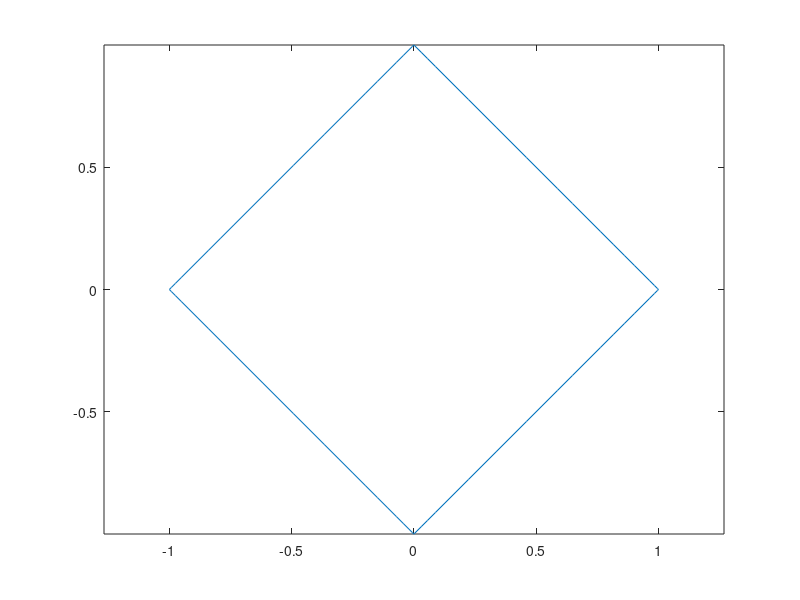

Here is the MATLAB script that generated this plot:
% complex plotting :)
clc; clear; close all;

f = @(z) abs(z - 1 + 1j);
x = linspace(0, 2*pi);
y = linspace(0, 2*pi);

z = complex(x, y);
plot(f(z))

%%
clc; clear; close all;

c = @(z) exp(z) + 1j - 1;

x = linspace(log(2),log(2));
y = linspace(0,2*pi);
z = complex(x, y);

plot(c(z)); axis equal; axis([-4,4,-4,4])


%%
clc; close; clear;
co = @(z) z^2 + 5*z + 6;

co(-2)
co(-3)

%%
clc; close; clear;
g = @(t) cos(t).*abs(cos(t)) + 1j*sin(t).*abs(sin(t));
t = linspace(0, 2*pi);
plot(g(t)); axis equal;